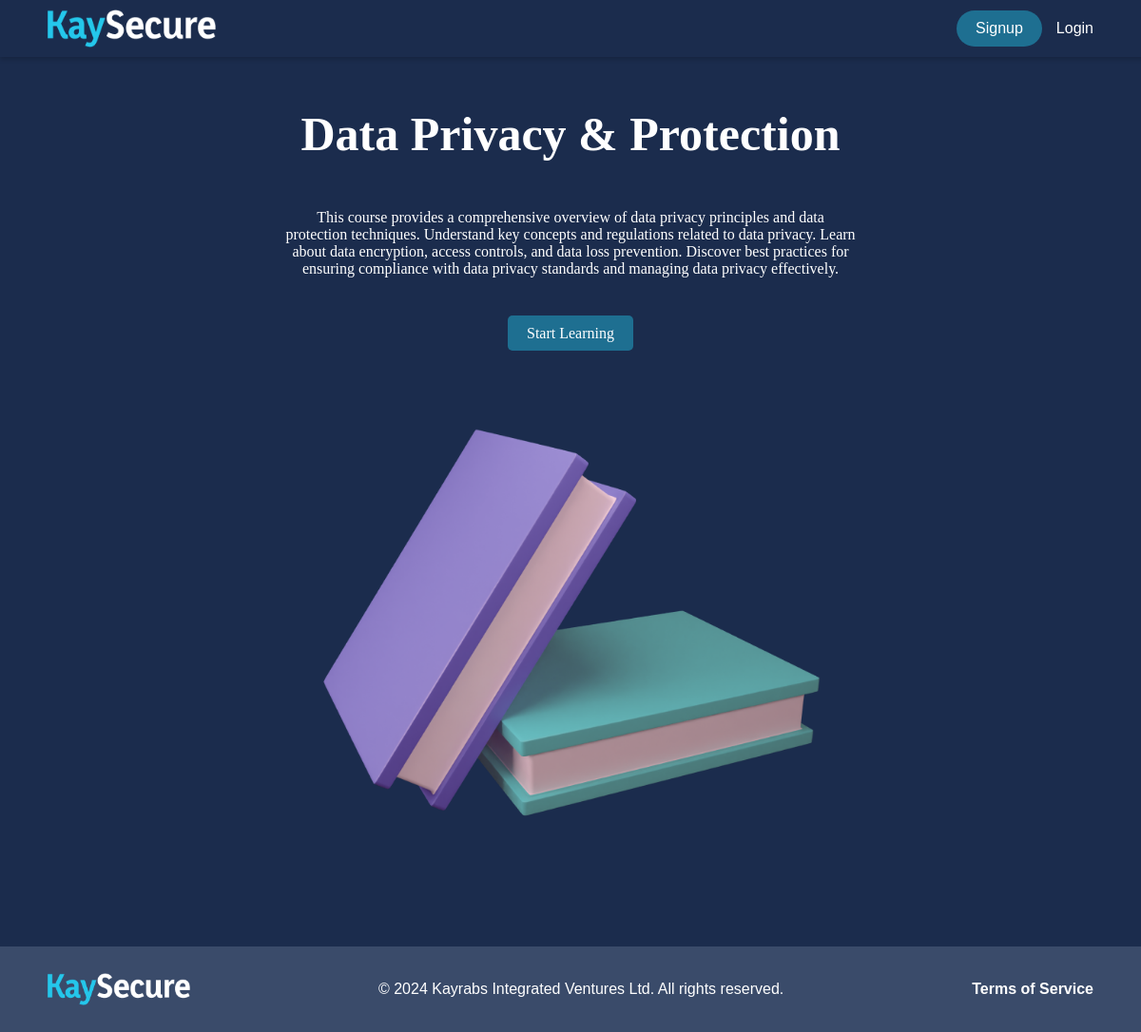
/courses/2/, run on the app's committed database.
### courses/models.py (models this page shows, shortened)
class Course(models.Model):
    title = models.CharField(max_length=255)
    description = models.TextField()
    created_at = models.DateTimeField(auto_now_add=True)
    updated_at = models.DateTimeField(auto_now=True)

### courses/views.py (the view)
# urls.py: path('<int:course_id>/', views.course_detail, name='course_detail'),
def course_detail(request, course_id):
    course = get_object_or_404(Course, pk=course_id)
    return render(request, 'courses/course_detail.html', {'course': course})

### courses/templates/courses/course_detail.html (shortened to what this page needs)
<!DOCTYPE html>
<html lang="en">
<head>
    {% load static %}
    <link rel="stylesheet" href="{% static 'css/course_detail.css' %}">
</head>
<body>
<header>
    <img src="{% static 'images/logo.png' %}" alt="KaySecure Logo" class="logo">
    <div class="auth-buttons">
        <button class="signup-button"><a href="/signup">Signup</a></button>
        <a href="/login" class="login-button">Login</a>
    </div>
</header>
<main>
    <section class="course-details">
        <h1>{{ course.title }}</h1>
        <p>{{ course.description }}</p>
        <a class="start-learning-btn" href="{% url 'login' %}?next={% url 'course_content' course_id=course.id %}">Start Learning</a>
        <img src="{% static 'images/books.png' %}" alt="Learning Image" class="learning-image">
    </section>
</main>
<footer>
    <div class="footer-content">
        <img src="{% static 'images/logo.png' %}" alt="Company Logo" class="footer-logo">
        <p>&copy; 2024 Kayrabs Integrated Ventures Ltd. All rights reserved.</p>
        <ul class="footer-links">
            <li><a href="/terms">Terms of Service</a></li>
        </ul>
    </div>
</footer>
</body>
</html>

### static/css/course_detail.css (style rules this page uses)
body { background-color: #1B2C4D; display: flex; flex-direction: column; justify-content: space-between; height: 100vh; margin: 0; font-family: Arial, sans-serif; text-align: center; padding-top: 50px;; }
header { position: fixed; top: 0; left: 0; width: 100%; background-color: #1B2C4D; z-index: 1000; height: 60px; display: flex; align-items: center; justify-content: space-between; padding: 0 50px; box-shadow: 0 2px 5px rgba(0,0,0,0.2); }
.logo { height: 40px; width: auto; }
.auth-buttons { display: flex; align-items: center; }
.signup-button { background-color: rgba(36, 199, 235, 0.43); color: #ffff; border: none; text-decoration: none; border-radius: 83px; padding: 10px 20px; font-size: 16px; cursor: pointer; margin-right: 15px; }
.signup-button a { text-decoration: none; color: white; }
.login-button { background: none; border: none; color: #ffffff; font-size: 16px; cursor: pointer; text-decoration: none; padding-right: 100px; }
main { flex: 1; display: flex; flex-direction: column; justify-content: center; align-items: center; padding: 20px; }
.course-details { max-width: 600px; }
.course-details h1 { color: #fff; margin-bottom: 50px; font-family: 'Times New Roman', Times, serif; font-size: 50px; }
.course-details p { color: #fff; margin-bottom: 50px; font-family: 'Times New Roman', Times, serif; }
.start-learning-btn { background-color: rgba(36, 199, 235, 0.43); color: #fff; border: none; padding: 10px 20px; border-radius: 5px; text-decoration: none; font-size: 16px; font-family: 'Times New Roman', Times, serif; cursor: pointer; transition: 0.3s; margin-bottom: 50px; }
.learning-image { max-width: 100%; height: auto; border-radius: 10px; margin-top: 50px; }
footer { background-color: #3A4B6A; color: white; padding: 20px 50px; display: flex; align-items: center; justify-content: space-between; }
.footer-content { display: flex; align-items: center; width: 100%; justify-content: space-between; width: 100%; box-sizing: border-box; }
.footer-logo { width: 150px; height: auto; }
.footer-links { list-style:none; padding: 0; display: flex; flex-wrap: wrap; gap: 10px; }
.footer-links li { padding: 0; }
.footer-links a { color: white; text-decoration: none; font-weight: bold; }
.footer-content { display: flex; align-items: center; width: 100%; justify-content: space-between; }

### data on the page
Course: title "Data Privacy & Protection", description "This course provides a comprehensive overview of data privacy principles and data protection techniques. Understand key concepts and regulations related to data privacy. Learn about data encryption, access controls, and data loss prevention. Discover best practices for ensuring compliance with data privacy standards and managing data privacy effectively."
